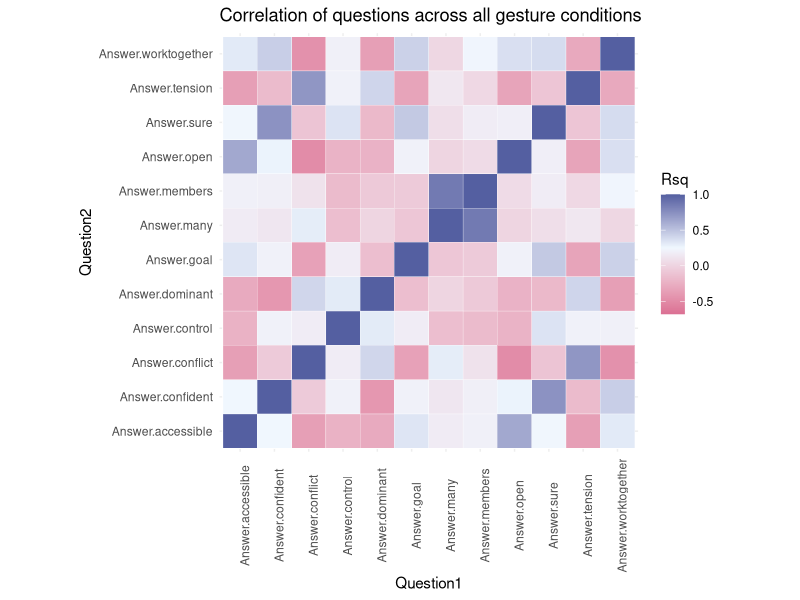

Write the R code that produced this figure.
## ---- chunk 1
knitr::opts_chunk$set(echo = TRUE)
library(tidyverse)
library(ggplot2)
library(pwr)
library(ordinal)
library(gridExtra)
library(RColorBrewer)
## ---- chunk 2
xcdata <- rbind(read.csv('xc_pilot_fixed_questions.csv'), read.csv('xc_pilot_fixed_questions2.csv')) %>%
  select(Answer.accessible, Answer.confident, Answer.conflict, Answer.control, 
         Answer.dominant, Answer.goal, Answer.many, Answer.members, 
         Answer.open, Answer.sure, Answer.tension, Answer.worktogether,
         Answer.vid_id)

wg1.0.w <- xcdata %>%
  filter(Answer.vid_id == 
           "https://s3.us-east-2.amazonaws.com/metaphoric-gestures-x-culture/western_gest_1-0.mov") %>%
  select(-Answer.vid_id)

wg1.1.w <- xcdata %>%
  filter(Answer.vid_id == 
           "https://s3.us-east-2.amazonaws.com/metaphoric-gestures-x-culture/western_gest_1-1.mov") %>%
  select(-Answer.vid_id)

wg1.2.w <- xcdata %>%
  filter(Answer.vid_id == 
           "https://s3.us-east-2.amazonaws.com/metaphoric-gestures-x-culture/western_gest_1-2.mov") %>%
  select(-Answer.vid_id)

wg2.0.w <- xcdata %>%
  filter(Answer.vid_id == 
           "https://s3.us-east-2.amazonaws.com/metaphoric-gestures-x-culture/western_gest_2-0.mov") %>%
  select(-Answer.vid_id)

wg2.1.w <- xcdata %>%
  filter(Answer.vid_id == 
           "https://s3.us-east-2.amazonaws.com/metaphoric-gestures-x-culture/western_gest_2-1.mov") %>%
  select(-Answer.vid_id)

wg2.2.w <- xcdata %>%
  filter(Answer.vid_id == 
           "https://s3.us-east-2.amazonaws.com/metaphoric-gestures-x-culture/western_gest_2-2.mov") %>%
  select(-Answer.vid_id)

wg3.0.w <- xcdata %>%
  filter(Answer.vid_id == 
           "https://s3.us-east-2.amazonaws.com/metaphoric-gestures-x-culture/western_gest_3-0.mov") %>%
  select(-Answer.vid_id)

wg3.1.w <- xcdata %>%
  filter(Answer.vid_id == 
           "https://s3.us-east-2.amazonaws.com/metaphoric-gestures-x-culture/western_gest_3-1.mov") %>%
  select(-Answer.vid_id)

wg3.2.w <- xcdata %>%
  filter(Answer.vid_id == 
           "https://s3.us-east-2.amazonaws.com/metaphoric-gestures-x-culture/western_gest_3-2.mov") %>%
  select(-Answer.vid_id)
## ---- chunk 3
psydata <- rbind(read.csv('psytoolkit_pilot.csv'), read.csv('psytoolkit_pilot2.csv')) %>% 
  na.omit() %>%
  distinct()
colnames(psydata) <- c("participantID", "vid_id", "rand", "free_response", 
                 "Answer.many", "Answer.members", "Answer.conflict", "Answer.tension",
                 "Answer.open", "Answer.accessible", "Answer.control", "Answer.dominant",
                 "Answer.worktogether", "Answer.goal", "Answer.sure", "Answer.confident",
                 "endcode", "t_start", "t_end", "t_total") 

wg4.0.w <- psydata %>%
  filter(vid_id == 
           "334666350") %>%
  select(-vid_id, -rand, -participantID, -t_start, -t_end, -t_total, -endcode, -free_response)

wg4.1.w <- psydata %>%
  filter(vid_id == 
           "334666369") %>%
  select(-vid_id, -rand, -participantID, -t_start, -t_end, -t_total, -endcode, -free_response)

wg4.2.w <- psydata %>%
  filter(vid_id == 
           "334666395") %>%
  select(-vid_id, -rand, -participantID, -t_start, -t_end, -t_total, -endcode, -free_response)

wg5.0.w <- psydata %>%
  filter(vid_id == 
           "334666150") %>%
  select(-vid_id, -rand, -participantID, -t_start, -t_end, -t_total, -endcode, -free_response)

wg5.1.w <- psydata %>%
  filter(vid_id == 
           "334666125") %>%
  select(-vid_id, -rand, -participantID, -t_start, -t_end, -t_total, -endcode, -free_response)

wg5.2.w <- psydata %>%
  filter(vid_id == 
           "334666100") %>%
  select(-vid_id, -rand, -participantID, -t_start, -t_end, -t_total, -endcode, -free_response)
## ---- chunk 4
add_groups <- function(data) {
  data$group <- ""
  for(row in 1:nrow(data)) {
    if (data$metaphor_measure[row] == "Answer.accessible") {
               data$group[row] <- "openness"
    } else if (data$metaphor_measure[row] == "Answer.open") {
              data$group[row] <- "openness"
    } else if (data$metaphor_measure[row] == "Answer.confident") {
              data$group[row] <- "certainty"
    } else if (data$metaphor_measure[row] == "Answer.sure") {
              data$group[row] <- "certainty"
    } else if (data$metaphor_measure[row] == "Answer.conflict") {
              data$group[row] <- "conflict"
    } else if (data$metaphor_measure[row] == "Answer.tension") {
              data$group[row] <- "conflict"
    } else if (data$metaphor_measure[row] == "Answer.control") {
               data$group[row] <- "control"
    } else if (data$metaphor_measure[row] == "Answer.dominant") {
              data$group[row] <- "control"
    } else if (data$metaphor_measure[row] == "Answer.goal") {
              data$group[row] <- "unity"
    } else if (data$metaphor_measure[row] == "Answer.worktogether") {
              data$group[row] <- "unity"
    } else if (data$metaphor_measure[row] == "Answer.many") {
              data$group[row] <- "size"
    } else if (data$metaphor_measure[row] == "Answer.members") {
              data$group[row] <- "size"              
    } else {
      # for some reason it's not recognizing the annoyed case, so let's throw it in the else
      # cause that seems safe.
      data$group[row] <- "other"
    }
  }
  return(data)
}
## ---- chunk 5
create_grouped_overlay <- function(data) {
  p <- ggplot(data) + 
    aes(x=factor(nrow(data)),y=score,fill=metaphor_measure)+
    geom_violin(alpha=0.3,position="identity") +
    facet_wrap("group")  
  return(p)    
}
## ---- chunk 6
## Go through and populate with metaphors and difference values
create_difference_matrix <- function(data) {
  difference_table <- data.frame(
    Question1 = c(""),
    Question2 = c(""),
    Rsq = c(""),
    stringsAsFactors=FALSE
  )
  
  metas = colnames(data)
  
  for(metaphor in metas) {
    for(meta in rev(metas)) {
      diff <- cor(data[meta], data[metaphor])
      row <- c(metaphor, meta, diff)
      difference_table <- rbind(difference_table, row)  
    }
  }
  
  difference_table <- difference_table[-1,]
  difference_table$Rsq <- as.numeric(as.character(difference_table$Rsq))
  
  return(difference_table)
}
## ---- chunk 7
plot_diff_matrix <- function(matrix, low_col, high_col, mid_col, title) {
  p <- ggplot(data=matrix, aes(x=Question1, y=Question2, fill=Rsq)) + 
    geom_tile(color="white") +
    scale_fill_gradient2(low=low_col, high=high_col, mid=mid_col,
                         midpoint=0.25, space="Lab") +
    theme_minimal() +
    coord_fixed() +
    theme_bw() +
    theme(axis.text.x=element_text(angle=90),
        axis.ticks=element_blank(),
        axis.line=element_blank(),
        panel.border=element_blank(),
        panel.grid.major=element_line(color='#eeeeee')) +
      ggtitle(title)
  return(p)
}

plot_diff_matrix_pretty <- function(matrix, t="") {
  plot_diff_matrix(matrix, "palevioletred", "royalblue4", "aliceblue", title=t)
}
## ---- chunk 8
plot_violin_density <- function(d0, d1, d2) {
  g <- ggplot(rbind(d0, d1, d2), aes(vid, score)) + 
    geom_violin(aes(fill=vid, alpha=0.5), scale="count", draw_quantiles = c(0.25, 0.5, 0.75)) +
    facet_wrap(~metaphor_measure) + 
    labs(
      title = "Violin plot (density) of ranked responses per condition by metaphor",
      caption = "Horizontal lines are drawn at the 0.25, 0.5, and 0.75 quantiles of the distribution."
    )
  return(g)
}

plot_violin_density_grouped <- function(d0, d1, d2) {
  g <- ggplot(rbind(d0, d1, d2), aes(vid, score)) + 
    geom_violin(aes(fill=vid, alpha=0.5), scale="count", draw_quantiles = c(0.25, 0.5, 0.75)) +
    facet_wrap(~group) + 
    labs(
      title = "Violin plot (density) of ranked responses per condition by metaphor"   ,
      caption = "Horizontal lines are drawn at the 0.25, 0.5, and 0.75 quantiles of the distribution."
    )
  return(g)
}

plot_violin_density_group_overlay <- function(d0, d1, d2) {
  g <- ggplot(rbind(d0, d1, d2)) + 
    aes(x=factor(nrow(d0)),y=score,fill=vid)+
    geom_violin(alpha=0.3,position="identity") +
    facet_wrap("group") +
    labs(
      title = "Violin plot (density) of ranked responses per condition by metaphor grouping"
    )
  return(g)
}
## ---- chunk 9
plot_group_density <- function(d0, d1, d2) {
  p <- ggplot(rbind(d0, d1, d2), aes(x=score, fill=vid)) + 
      geom_density(alpha=0.3, stat="density", adjust=1.2) +
      facet_wrap(~group, scale="free")
  return(p)  
}

plot_question_density <- function(d0, d1, d2) {
  p <- ggplot(rbind(d0, d1, d2), aes(x=score, fill=vid)) + 
      geom_density(alpha=0.3, stat="density", adjust=1.2) +
      facet_wrap(~metaphor_measure, scale="free")
  return(p)  
}
## ---- chunk 10
## random helpers
gather_select <- function(d) {
  d <- d %>%
    gather("metaphor_measure", "score", 1:12) %>%
    select("metaphor_measure", "score")
}

wrangle_data <- function(d, name="data") {
  gathered <- gather_select(d)
  grouped <- add_groups(gathered)
  overlay_plot <- create_grouped_overlay(grouped)
  diff_mat <- create_difference_matrix(d)
  diff_mat$vid <- name
  list_of_returns <- list("gathered" = gathered, "grouped" = grouped, "overlay_plot" = overlay_plot, "diff_mat" = diff_mat)
  return(list_of_returns)
}

do_the_thing <- function(d0, d1, d2, n0 = "original", n1 = "a_condition1", n2 = "z_condition2", gesture = "single") {
  d0_data <- wrangle_data(d0, n0)
  d1_data <- wrangle_data(d1, n1)
  d2_data <- wrangle_data(d2, n2)
  
  graph_title <- paste("Correlation of questions for", gesture, "gesture across conditions.")
  
  overlays <- list("d0_overlay" = d0_data$overlay_plot, 
                   "d1_overlay" = d1_data$overlay_plot, 
                   "d2_overlay" = d2_data$overlay_plot)
  difference_matrix <- plot_diff_matrix_pretty(rbind(d0_data$diff_mat, d1_data$diff_mat, d2_data$diff_mat), 
                      graph_title) + 
                      facet_wrap("vid")  
  
  ## rename some things for the density plots
  db_named <- d0_data$gathered
  da_named <- d1_data$gathered
  dc_named <- d2_data$gathered
  db_named$vid = "original"
  da_named$vid = "a_condition1"
  dc_named$vid = "z_condition2"
  d0_grouped_named <- add_groups(da_named)
  d1_grouped_named <- add_groups(db_named)
  d2_grouped_named <- add_groups(dc_named)
  
  ## violin density plot 
 violin_density_question <- plot_violin_density(da_named, db_named, dc_named) 
 violin_density_grouped <- plot_violin_density_grouped(d0_grouped_named, d1_grouped_named, d2_grouped_named)
 violin_dnesity_grouped_overlay <- plot_violin_density_group_overlay(d0_grouped_named, d1_grouped_named, d2_grouped_named)
 
 ## plot density plot -- with groups
 density_grouped <- plot_group_density(d0_grouped_named, d1_grouped_named, d2_grouped_named)
 density_question <- plot_question_density(d0_grouped_named, d1_grouped_named, d2_grouped_named)
 
 return_list <- list("overlays" = overlays, 
                     "correlation_matrix" = difference_matrix, 
                     "violin_density_question" = violin_density_question, 
                     "violin_density_grouped" = violin_density_grouped,
                     "violin_density_grouped_overlay" = violin_dnesity_grouped_overlay,
                     "density_grouped" = density_grouped, 
                     "density_question" = density_question)
}

all_wg1_data <- do_the_thing(wg1.0.w, wg1.1.w, wg1.2.w, "original", "intertwine", "collide")
all_wg2_data <- do_the_thing(wg2.0.w, wg2.1.w, wg2.2.w)
all_wg3_data <- do_the_thing(wg3.0.w, wg3.1.w, wg3.2.w)
all_wg4_data <- do_the_thing(wg4.0.w, wg4.1.w, wg4.2.w)
all_wg5_data <- do_the_thing(wg5.0.w, wg5.1.w, wg5.2.w)

all_western_correlational_data <- plot_diff_matrix_pretty(rbind(create_difference_matrix(wg1.0.w), 
                                                        create_difference_matrix(wg1.1.w), 
                                                        create_difference_matrix(wg1.2.w),
                                                        create_difference_matrix(wg2.0.w), 
                                                        create_difference_matrix(wg2.1.w), 
                                                        create_difference_matrix(wg2.2.w),
                                                        create_difference_matrix(wg4.0.w), 
                                                        create_difference_matrix(wg4.1.w), 
                                                        create_difference_matrix(wg4.2.w),
                                                        create_difference_matrix(wg5.0.w), 
                                                        create_difference_matrix(wg5.1.w),
                                                        create_difference_matrix(wg5.2.w),
                                                        create_difference_matrix(wg3.0.w), 
                                                        create_difference_matrix(wg3.1.w), 
                                                        create_difference_matrix(wg3.2.w)), 
    "Correlation of questions across all gesture conditions") 

## save some other things too why not
# ggsave(filename = "all_unpolite_data--violin_density_grouped.png", plot = all_wg1_data$violin_density_grouped_overlay)
# ggsave(filename = "all_entity_data--violin_density_grouped.png", plot = all_wg2_data$violin_density_grouped_overlay)
# ggsave(filename = "all_audience_data--violin_density_grouped.png", plot = all_wg3_data$violin_density_grouped_overlay)
# ggsave(filename = "all_protected_data--violin_density_grouped.png", plot = all_wg4_data$violin_density_grouped_overlay)
# ggsave(filename = "all_bowl_data--violin_density_grouped.png", plot = all_wg5_data$violin_density_grouped_overlay)
# 
# ggsave(filename = "all_western_correlational_data.png", plot = all_western_correlational_data)
## ---- chunk 11
#p1 <- all_wg1_data$overlays[["d0_overlay"]]
#p2 <- all_wg2_data$overlays[["d1_overlay"]]
#p3 <- all_wg3_data$overlays[["d2_overlay"]]
#grid.arrange(p1, p2, p3, ncol=3)
## ---- chunk 12
## gather the bad larries
gather_clean <- function(d, n="") {
  ret <- d %>%
    gather("metaphor_measure", "score", 1:12) %>%
    mutate(condition=n) %>%
    add_groups()
  return(ret)
}

do_anova_per_group <- function(data, g) {
  group_data <- data %>%
    filter(group==g)
  res.aov <- aov(score ~ condition, data=group_data)
  print(g)
  print(summary(res.aov))
  return(res.aov)
}

do_anova_per_data <- function(data) {
  groups <- c("openness",
              "conflict",
              "control", 
              "size",
              "certainty",
              "unity")
  
  print("==== BY GROUP ====")
  for (g in groups) {
    print(g)
    a <- do_anova_per_group(data, g)
    print(summary(a))
    print("========================")
  }
}

do_anova_per_gest <- function(d0, d1, d2) {
  d <- rbind(gather_clean(d0, "original"), 
             gather_clean(d1, "cond1"), 
             gather_clean(d2, "cond2"))
  do_anova_per_data(d)
}

do_all_anovas <- function() {
  print("!!!!UNPOLITE!!!!!")
  do_anova_per_gest(wg1.0.w, wg1.1.w, wg1.2.w)
  print(" ")
  print("!!!!ENTITY!!!!!")
  do_anova_per_gest(wg2.0.w, wg2.1.w, wg2.2.w)
  print(" ")
  print("!!!!AUDIENCE!!!!!")
  do_anova_per_gest(wg3.0.w, wg3.1.w, wg3.2.w)
  print(" ")
  print("!!!!PROTECTED!!!!!")
  do_anova_per_gest(wg4.0.w, wg4.1.w, wg4.2.w)
  print(" ")
  print("!!!!BOWL!!!!!")
  do_anova_per_gest(wg5.0.w, wg5.1.w, wg5.2.w)
}

do_all_anovas()
## ---- chunk 13
get_sig_val <- function(p) {
  if(p < 0.0005) {
    return("***")
  }
  if(p < 0.005) {
    return("**")
    }
  if(p < 0.1) {
    return("*")
  }
  return ("")
}

get_nice_things <- function(d0, d1, d2, n0="original", n1="cond1", n2="cond2") {
  d0_g_cl <- gather_clean(d0, n0) 
  d1_g_cl <- gather_clean(d1, n1) 
  d2_g_cl <- gather_clean(d2, n2)
  d_total <- rbind(d0_g_cl, d1_g_cl, d2_g_cl)
  return(d_total)
}


## Have to do this hacky bit for getting the data frame and I haven't figured out why but 
## passing the data directly just doesn't play.
do_t_test_adjusted <- function(cond1, cond2, statement, dat) {
  d <- data.frame()
  if(dat == "1") {
    d <- get_nice_things(wg1.0.w, wg1.1.w, wg1.2.w)
  }
  if(dat == "2") {
    d <- get_nice_things(wg2.0.w, wg2.1.w, wg2.2.w)
  }
  if(dat == "3") {
    d <- get_nice_things(wg3.0.w, wg3.1.w, wg3.2.w)
  }
  if(dat == "4") {
    d <- get_nice_things(wg4.0.w, wg4.1.w, wg4.2.w)
    }
  if(dat == "5") {
    d <- get_nice_things(wg5.0.w, wg5.1.w, wg5.2.w)
  }
  
  p <- as.numeric(t.test(
            get_vals(cond1, statement, d),
            get_vals(cond2, statement, d))[3])
  p_adjusted <- round(p.adjust(p, method="bonferroni", n=18), digits=5)
  return(p_adjusted)
}

get_vals <- function(condition_name, g, dat) {
  ret <- dat %>%
    filter(condition==condition_name) %>%
    filter(group==g)
  ret <- ret$score  
  return(ret)
}


# For some reason can't generalize this to all gestures?
make_table_per_gesture <- function(gest_name, cond1name, cond2name, dat) {
  groups <- c("openness",
            "conflict",
            "control", 
            "size",
            "certainty",
            "unity")

  group <- rep(groups, each=3)
  cond1 <- rep(c(cond1name, cond2name, "original"), 6)
  cond2 <- rep(c("original", cond1name, cond2name), 6)
  df <- data.frame(group, cond1, cond2)   
  
  df$p <- mapply(do_t_test_adjusted, 
               as.character(df$cond1), 
               as.character(df$cond2), 
               as.character(df$group),
               dat)
  df$sig <- mapply(get_sig_val, df$p)

  return(df)
}


wg1_sig_table <- make_table_per_gesture("unpolite", "cond1", "cond2", "1")
wg2_sig_table <- make_table_per_gesture("entity", "cond1", "cond2", "2")
wg3_sig_table <- make_table_per_gesture("audience", "cond1", "cond2", "3")
wg4_sig_table <- make_table_per_gesture("protected", "cond1", "cond2", "4")
wg5_sig_table <- make_table_per_gesture("bowl", "cond1", "cond2", "5")
## ---- chunk 14
wrangle_mini <- function(d, cond="data", culture="western") {
  gathered <- gather_select(d)
  grouped <- add_groups(gathered)
  grouped$condition <- cond
  grouped$viewer_culture <- culture
  return(grouped)
}

create_total_bicultural_tables <- function(wd0, wd1, wd2, ed0, ed1, ed2, cond1="cond1", cond2="cond2") {
  d0_w <- wrangle_mini(wd0, "original", "western")
  d1_w <- wrangle_mini(wd1, cond1, "western")
  d2_w <- wrangle_mini(wd2, cond2, "western")
  d0_e <- wrangle_mini(ed0, "original", "eastern")
  d1_e <- wrangle_mini(ed1, cond1, "eastern")
  d2_e <- wrangle_mini(ed2, cond2, "eastern")
  
  total <- rbind(d0_w, d1_w, d2_w, d0_e, d1_e, d2_e) 
}

## Pretending that wg4 is our eastern viewers for wg1
## when we actually do it it'll be wg1.0.w, wg1.1.w, wg1.2.w, wg1.0.e, wg1.1.e, wg1.2.e
wg1_total <- create_total_bicultural_tables(wg1.0.w, wg1.1.w, wg1.2.w, wg4.0.w, wg4.1.w, wg4.2.w, "intertwine", "collide")

### could put this all in a loop but writing it out isn't so bad and it helps me see just how much data we have.
#Uncomment for a good time [[once we have the bi-cultural data]]
# wg2_total <- create_total_bicultural_tables(wg2.0.w, wg2.1.w, wg2.2.w, wg2.0.e, wg2.1.e, wg2.2.e, "cond1", "cond2")
# wg3_total <- create_total_bicultural_tables(wg3.0.w, wg3.1.w, wg3.2.w, wg3.0.e, wg3.1.e, wg3.2.e, "cond1", "cond2")
# wg4_total <- create_total_bicultural_tables(wg4.0.w, wg4.1.w, wg4.2.w, wg4.0.e, wg4.1.e, wg4.2.e, "cond1", "cond2")
# wg5_total <- create_total_bicultural_tables(wg5.0.w, wg5.1.w, wg5.2.w, wg5.0.e, wg5.1.e, wg5.2.e, "cond1", "cond2")

# eg1_total <- create_total_bicultural_tables(eg1.0.w, eg1.1.w, eg1.2.w, eg1.0.e, eg1.1.e, eg1.2.e, "cond1", "cond2")
# eg2_total <- create_total_bicultural_tables(eg2.0.w, eg2.1.w, eg2.2.w, eg2.0.e, eg2.1.e, eg2.2.e, "cond1", "cond2")
# eg3_total <- create_total_bicultural_tables(eg3.0.w, eg3.1.w, eg3.2.w, eg3.0.e, eg3.1.e, eg3.2.e, "cond1", "cond2")
# eg4_total <- create_total_bicultural_tables(eg4.0.w, eg4.1.w, eg4.2.w, eg4.0.e, eg4.1.e, eg4.2.e, "cond1", "cond2")
# eg5_total <- create_total_bicultural_tables(eg5.0.w, eg5.1.w, eg5.2.w, eg5.0.e, eg5.1.e, eg5.2.e, "cond1", "cond2")

## ---- chunk 15
violin_compare_cultures_across_meta_groups <- function(data, cond="original", gesture_name="unknown") {
  g <- ggplot(filter(data, condition == cond)) + 
    aes(x=factor(nrow(data)),y=score,fill=viewer_culture) +
    geom_violin(alpha=0.4,position="identity") +
    #scale_fill_brewer(palette="PiYG") +
    #scale_fill_manual(values=c("palevioletred1", "royalblue3")) +
    facet_wrap("group") +
    labs(
      title = paste("Comparison across cultures for", gesture_name, " -- ", cond, "Condition")
    ) 
  return(g)
}


get_violin_comparisons_per_gesture <- function(dat, cond1="cond1", cond2="cond2", gesture_name="unknown") {
  c0 <- violin_compare_cultures_across_meta_groups(dat, "original", gesture_name)
  c1 <- violin_compare_cultures_across_meta_groups(dat, cond1, gesture_name)
  c2 <- violin_compare_cultures_across_meta_groups(dat, cond2, gesture_name)
  return_list <- list("c0_violin_comparison"=c0, 
                      "c1_violin_comparison"=c1,
                      "c2_violin_comparison"=c2)
}

wg1_violin_culture_comparisons <- get_violin_comparisons_per_gesture(wg1_total, "intertwine", "collide", "wg1")

## Uncomment when there's more data
#wg2_violin_culture_comparisons <- get_violin_comparisons_per_gesture(wg2_total, "cond1", "cond2", "wg2")
#wg3_violin_culture_comparisons <- get_violin_comparisons_per_gesture(wg3_total, "cond1", "cond2", "wg3")
#wg4_violin_culture_comparisons <- get_violin_comparisons_per_gesture(wg4_total, "cond1", "cond2", "wg4")
#wg5_violin_culture_comparisons <- get_violin_comparisons_per_gesture(wg5_total, "cond1", "cond2", "wg5")

#eg1_violin_culture_comparisons <- get_violin_comparisons_per_gesture(eg1_total, "cond1", "cond2", "eg1")
#eg2_violin_culture_comparisons <- get_violin_comparisons_per_gesture(eg2_total, "cond1", "cond2", "eg2")
#eg3_violin_culture_comparisons <- get_violin_comparisons_per_gesture(eg3_total, "cond1", "cond2", "eg3")
#eg4_violin_culture_comparisons <- get_violin_comparisons_per_gesture(eg4_total, "cond1", "cond2", "eg4")
#eg5_violin_culture_comparisons <- get_violin_comparisons_per_gesture(eg5_total, "cond1", "cond2", "eg5")



## ---- chunk 16
## gather the bad larries
do_anova_per_culture <- function(data, g) {
  group_data <- data %>%
    filter(group==g)
  res.aov <- aov(score ~ viewer_culture, data=group_data)
  print(g)
  print(summary(res.aov))
  return(res.aov)
}

do_anova_per_data_single_gest <- function(data) {
  groups <- c("openness",
              "conflict",
              "control", 
              "size",
              "certainty",
              "unity")
  
  print("==== BY GROUP ====")
  for (g in groups) {
    print(g)
    a <- do_anova_per_culture(data, g)
    print(summary(a))
    print("========================")
  }
}


## need to send only one condition
do_anova_per_gest_by_culture <- function(d, cond) {
  do_anova_per_data_single_gest(filter(d, condition==cond))
}

do_all_culture_anovas <- function() {
  print("!!!!WG1!!!!!")
  do_anova_per_gest_by_culture(wg1_total, "original")
  do_anova_per_gest_by_culture(wg1_total, "intertwine")
  do_anova_per_gest_by_culture(wg1_total, "collide")
  print(" ")
}

## I don't think this is a particularly useful metric. It basically tells us slightly less
## Than what we do below. It was necessary up above but not here. 
# do_all_culture_anovas()

## ---- chunk 17
# data comes in as already filtered out by gesture/condition
make_table_per_gesturecondition_by_culture <- function(dat) {
  groups <- c("openness",
            "conflict",
            "control", 
            "size",
            "certainty",
            "unity")
  western_mean <- c()
  eastern_mean <- c()
  p <- c()
  sig <- c()
  ## it's not tricky or pretty but it's readable so get off my back, R coding purist h8rs
  for(g in groups) {
    w_only <- dat %>%
      filter(viewer_culture=="western", group==g)
    e_only <- dat %>%
      filter(viewer_culture=="eastern", group==g)
    
    western_mean <- append(western_mean, mean(w_only$score))
    eastern_mean <- append(eastern_mean, mean(e_only$score))
    p_val <- t.test(w_only$score, e_only$score)[3]$p.value
    p_val <- round(p.adjust(p_val, method="bonferroni", n=12), digits=5)
    p <- append(p, p_val)
    sig <- append(sig,
                  get_sig_val(p_val))
  }

  df <- data.frame(groups, western_mean, eastern_mean, p, sig)   
  return(df)
} 


do_t_culture_groups <- function(dat, cond1="cond1", cond2="cond2", gesture_name="unknown") {
  c0 <- make_table_per_gesturecondition_by_culture(filter(dat, condition=="original"))
  c1 <- make_table_per_gesturecondition_by_culture(filter(dat, condition==cond1))
  c2 <- make_table_per_gesturecondition_by_culture(filter(dat, condition==cond2))
  
  return_list <- list("c0_comparison"=c0, 
                      "c1_comparison"=c1,
                      "c2_comparison"=c2)
}

wg1_total_comparison_tables <- do_t_culture_groups(wg1_total, "intertwine", "collide", "wg1")

## And again uncommnet here for fun times
# wg2_total_comparison_tables <- do_t_culture_groups(wg2_total, "cond1", "cond2", "wg2")
# wg3_total_comparison_tables <- do_t_culture_groups(wg3_total, "cond1", "cond2", "wg3")
# wg4_total_comparison_tables <- do_t_culture_groups(wg4_total, "cond1", "cond2", "wg4")
# wg5_total_comparison_tables <- do_t_culture_groups(wg5_total, "cond1", "cond2", "wg5")
# 
# eg1_total_comparison_tables <- do_t_culture_groups(eg1_total, "cond1", "cond2", "eg1")
# eg2_total_comparison_tables <- do_t_culture_groups(eg2_total, "cond1", "cond2", "eg2")
# eg3_total_comparison_tables <- do_t_culture_groups(eg3_total, "cond1", "cond2", "eg3")
# eg4_total_comparison_tables <- do_t_culture_groups(eg4_total, "cond1", "cond2", "eg4")
# eg5_total_comparison_tables <- do_t_culture_groups(eg5_total, "cond1", "cond2", "eg5")
